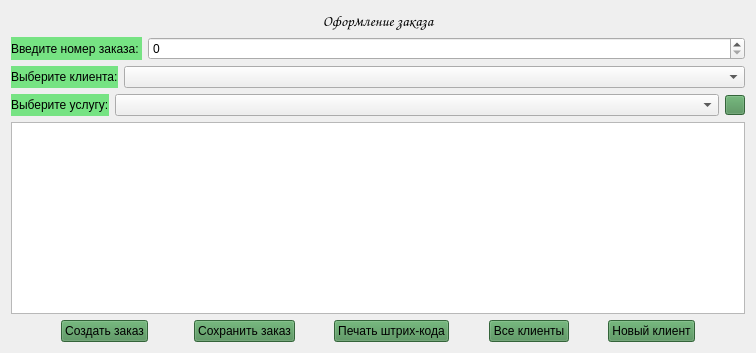
        <widget class="QWidget" name="page_3_not_for_admin">
         <layout class="QVBoxLayout" name="verticalLayout_8">
          <item>
           <layout class="QVBoxLayout" name="verticalLayout_6">
            <item>
             <widget class="QLabel" name="label_6">
              <property name="font">
               <font>
                <family>Comic Sans MS</family>
                <pointsize>11</pointsize>
                <weight>50</weight>
                <italic>false</italic>
                <bold>false</bold>
               </font>
              </property>
              <property name="styleSheet">
               <string notr="true">font: 11pt &quot;Comic Sans MS&quot;;</string>
              </property>
              <property name="text">
               <string>Оформление заказа</string>
              </property>
              <property name="alignment">
               <set>Qt::AlignCenter</set>
              </property>
             </widget>
            </item>
            <item>
             <layout class="QHBoxLayout" name="horizontalLayout_10" stretch="1,10">
              <item>
               <widget class="QLabel" name="label_7">
                <property name="styleSheet">
                 <string notr="true">background-color: rgb(118, 227, 131);
font: 9pt &quot;Comic Sans MS&quot;;</string>
                </property>
                <property name="text">
                 <string>Введите номер заказа: </string>
                </property>
               </widget>
              </item>
              <item>
               <widget class="QSpinBox" name="spin_num_order">
                <property name="maximum">
                 <number>99999999</number>
                </property>
               </widget>
              </item>
             </layout>
            </item>
            <item>
             <layout class="QHBoxLayout" name="horizontalLayout_11" stretch="1,10">
              <item>
               <widget class="QLabel" name="label_8">
                <property name="styleSheet">
                 <string notr="true">font: 9pt &quot;Comic Sans MS&quot;;
background-color: rgb(118, 227, 131);</string>
                </property>
                <property name="text">
                 <string>Выберите клиента:</string>
                </property>
               </widget>
              </item>
              <item>
               <widget class="QComboBox" name="comboBox_clients"/>
              </item>
             </layout>
            </item>
            <item>
             <layout class="QHBoxLayout" name="horizontalLayout_12" stretch="1,100,0">
              <item>
               <widget class="QLabel" name="label_9">
                <property name="styleSheet">
                 <string notr="true">font: 9pt &quot;Comic Sans MS&quot;;
background-color: rgb(118, 227, 131);</string>
                </property>
                <property name="text">
                 <string>Выберите услугу:</string>
                </property>
               </widget>
              </item>
              <item>
               <widget class="QComboBox" name="comboBox_serv"/>
              </item>
              <item>
               <widget class="QPushButton" name="btn_plus">
                <property name="maximumSize">
                 <size>
                  <width>20</width>
                  <height>20</height>
                 </size>
                </property>
                <property name="styleSheet">
                 <string notr="true">background-color: rgb(73, 140, 81);</string>
                </property>
                <property name="text">
                 <string/>
                </property>
                <property name="icon">
                 <iconset>
                  <normaloff>img/Добавить.png</normaloff>img/Добавить.png</iconset>
                </property>
                <property name="iconSize">
                 <size>
                  <width>20</width>
                  <height>20</height>
                 </size>
                </property>
                <property name="checkable">
                 <bool>false</bool>
                </property>
                <property name="checked">
                 <bool>false</bool>
                </property>
                <property name="autoRepeat">
                 <bool>false</bool>
                </property>
                <property name="autoExclusive">
                 <bool>false</bool>
                </property>
               </widget>
              </item>
             </layout>
            </item>
            <item>
             <widget class="QListWidget" name="add_new_field">
              <property name="iconSize">
               <size>
                <width>500</width>
                <height>151</height>
               </size>
              </property>
              <property name="selectionRectVisible">
               <bool>true</bool>
              </property>
             </widget>
            </item>
            <item>
             <layout class="QHBoxLayout" name="horizontalLayout_13" stretch="3,1,0,0,2,1,2,1,2,1,3">
              <item>
               <spacer name="horizontalSpacer_7">
                <property name="orientation">
                 <enum>Qt::Horizontal</enum>
                </property>
                <property name="sizeHint" stdset="0">
                 <size>
                  <width>40</width>
                  <height>20</height>
                 </size>
                </property>
               </spacer>
              </item>
              <item>
               <widget class="QPushButton" name="btn_new_order">
                <property name="styleSheet">
                 <string notr="true">background-color: rgb(73, 140, 81);
font: 9pt &quot;Comic Sans MS&quot;;</string>
                </property>
                <property name="text">
                 <string>Создать заказ</string>
                </property>
               </widget>
              </item>
              <item>
               <spacer name="horizontalSpacer_17">
                <property name="orientation">
                 <enum>Qt::Horizontal</enum>
                </property>
                <property name="sizeHint" stdset="0">
                 <size>
                  <width>40</width>
                  <height>20</height>
                 </size>
                </property>
               </spacer>
              </item>
              <item>
               <widget class="QPushButton" name="btn_save_request">
                <property name="styleSheet">
                 <string notr="true">background-color: rgb(73, 140, 81);
font: 9pt &quot;Comic Sans MS&quot;;</string>
                </property>
                <property name="text">
                 <string>Сохранить заказ</string>
                </property>
               </widget>
              </item>
              <item>
               <spacer name="horizontalSpacer_10">
                <property name="orientation">
                 <enum>Qt::Horizontal</enum>
                </property>
                <property name="sizeHint" stdset="0">
                 <size>
                  <width>40</width>
                  <height>20</height>
                 </size>
                </property>
               </spacer>
              </item>
              <item>
               <widget class="QPushButton" name="btn_code">
                <property name="styleSheet">
                 <string notr="true">background-color: rgb(73, 140, 81);
font: 9pt &quot;Comic Sans MS&quot;;</string>
                </property>
                <property name="text">
                 <string>Печать штрих-кода</string>
                </property>
               </widget>
              </item>
              <item>
               <spacer name="horizontalSpacer_12">
                <property name="orientation">
                 <enum>Qt::Horizontal</enum>
                </property>
                <property name="sizeHint" stdset="0">
                 <size>
                  <width>40</width>
                  <height>20</height>
                 </size>
                </property>
               </spacer>
              </item>
              <item>
               <widget class="QPushButton" name="btn_all_clients">
                <property name="styleSheet">
                 <string notr="true">background-color: rgb(73, 140, 81);
font: 9pt &quot;Comic Sans MS&quot;;</string>
                </property>
                <property name="text">
                 <string>Все клиенты</string>
                </property>
               </widget>
              </item>
              <item>
               <spacer name="horizontalSpacer_9">
                <property name="orientation">
                 <enum>Qt::Horizontal</enum>
                </property>
                <property name="sizeHint" stdset="0">
                 <size>
                  <width>40</width>
                  <height>20</height>
                 </size>
                </property>
               </spacer>
              </item>
              <item>
               <widget class="QPushButton" name="btn_new_client">
                <property name="styleSheet">
                 <string notr="true">background-color: rgb(73, 140, 81);
font: 9pt &quot;Comic Sans MS&quot;;</string>
                </property>
                <property name="text">
                 <string>Новый клиент</string>
                </property>
               </widget>
              </item>
              <item>
               <spacer name="horizontalSpacer_8">
                <property name="orientation">
                 <enum>Qt::Horizontal</enum>
                </property>
                <property name="sizeHint" stdset="0">
                 <size>
                  <width>40</width>
                  <height>20</height>
                 </size>
                </property>
               </spacer>
              </item>
             </layout>
            </item>
           </layout>
          </item>
         </layout>
        </widget>
